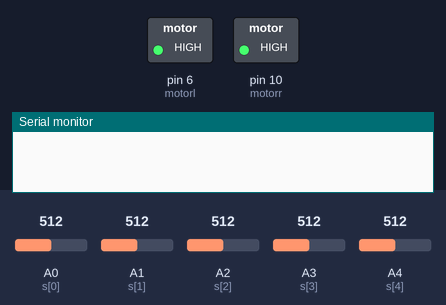
A sketch run on a simulated Arduino Uno, built with avr-gcc and run on an emulated ATmega328P. Shown: switched loads named in the sketch (green lamp = pin HIGH), the last lines printed to the serial monitor. The inputs (shaded band) are chosen by the test bench; at power-on: A0 (s[0]) = 512, A1 (s[1]) = 512, A2 (s[2]) = 512, A3 (s[3]) = 512, A4 (s[4]) = 512.

Above: at 0.1 s.
At 13.2 s:
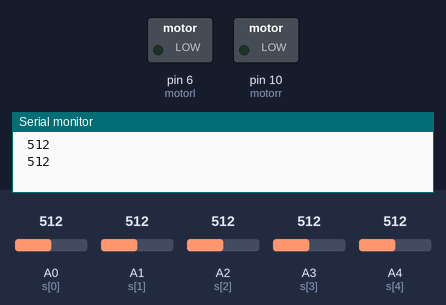
13.3 s: A0 (s[0]) set to 497
At 14.3 s:
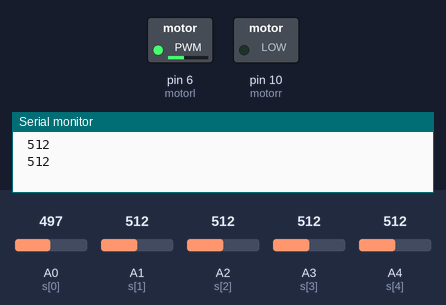
Timing chart, 0 to 16.3 s (numbered marks = the images above; inputs shaded):
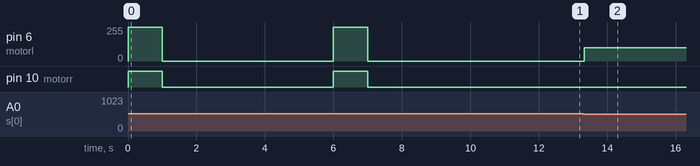

The sketch:

line_follow_if_else.ino
```cpp
int s[5]={A0,A1,A2,A3,A4};
int i,ir[5],black=0,white=0,mid=500;
int motorl=6;
int motorr=10;
void setup() {
  // put your setup code here, to run once:
for(i=0;i<5;i++)
{
  pinMode(s[i],INPUT);
}
pinMode(motorl,OUTPUT);
pinMode(motorr,OUTPUT);
//analogWrite(motorl,0);
//analogWrite(motorr,0);
Serial.begin(9600);
for(i=0;i<5;i++)
{
  ir[i]=analogRead(s[i]);
 black+=ir[i]/5;
}
analogWrite(motorl,255);
analogWrite(motorr,255);
delay(1000);
analogWrite(motorl,0);
analogWrite(motorr,0);
delay(5000);
for(i=0;i<5;i++)
{
  ir[i]=analogRead(s[i]);
 white+=ir[i]/5;
}
mid=(black+white)/2;
analogWrite(motorl,255);
analogWrite(motorr,255);
delay(1000);
analogWrite(motorl,0);
analogWrite(motorr,0);
delay(5000);
}

void loop() {
  // put your main code here, to run repeatedly:
delay(100);
//label:

for(i=0;i<5;i++)
{
  ir[i]=analogRead(s[i]);
 Serial.print(" ");
 Serial.println(ir[i]);
}
Serial.println(" ");
for(i=0;i<5;i++)
{
  if(ir[i]>mid)
  {
    ir[i]=1;
  }
  else
  {
    ir[i]=0;
  }
}
if(ir[2]==1 && ir[1]==1 && ir[0]==0 && ir[3]==0 && ir[4]==0)

{
  analogWrite(motorr,150);
  analogWrite(motorl,150);                                //STRAIGHT
}
else if(ir[2]==1 && ir[3]==1&& ir[4]==0 && ir[1]==0 && ir[0]==0)
{
  analogWrite(motorr,150);                               //STRAIGHT
  analogWrite(motorl,150);
}
else if(ir[2]==1 && ir[1]==0 && ir[0]==0 && ir[4]==0 && ir[3]==0)
{
  analogWrite(motorr,150);
  analogWrite(motorl,150);                               //STRAIGHT
}
//else if(ir[2]==1 && ir[3]==0)
//{
  //analogWrite(motorr,100);
  //analogWrite(motorl,100);                               //STRAIGHT
//}
else if(ir[4]==0 && ir[3]==0 && ir[2]==1 && ir[1]==1 && ir[0]==1)
{
  //do{
  analogWrite(motorl,0);
  analogWrite(motorr,100);
  delay(100);
  ir[0]=analogRead(s[0]);                               //LEFT
  ir[1]=analogRead(s[1]);
  ir[2]=analogRead(s[2]);
//}while(ir[2]==0);
}
else if(ir[4]==0 && ir[3]==1 && ir[2]==1 && ir[1]==1 && ir[0]==1)
{
  //do{
  analogWrite(motorl,0);
  analogWrite(motorr,100);
  delay(100);
  ir[0]=analogRead(s[0]);                               //LEFT
  ir[1]=analogRead(s[1]);
  ir[2]=analogRead(s[2]);
//}while(ir[2]==0);
}
else if(ir[3]==1 && ir[4]==1 &&ir[2]==1 && ir[1]==0 && ir[0]==0)
{
  //do{
    analogWrite(motorl,100);
  analogWrite(motorr,0);    //RIGHT
  delay(100);
  ir[4]=analogRead(s[4]);
  ir[3]=analogRead(s[3]);
  ir[2]=analogRead(s[2]);
//}while(ir[2]==0);
}
else if(ir[3]==1 && ir[4]==1 &&ir[2]==1 && ir[1]==1 && ir[0]==0)
{
  //do{
    analogWrite(motorl,100);
  analogWrite(motorr,0);    //RIGHT
  delay(100);
  ir[4]=analogRead(s[4]);
  ir[3]=analogRead(s[3]);
  ir[2]=analogRead(s[2]);
//}while(ir[2]==0);
}
else if(ir[2]==0 && ir[3]==0 && ir[4]==0 && ir[1]==0 && ir[0]==0)
{
  analogWrite(motorr,0);                               //STOP
  analogWrite(motorl,0);
}

}
```

Measured:
- the behaviour switches between 511 and 510 on A0 (s[0]) (found by bisection; images 1 and 2)
- after the input at 13.3 s, pin 6 (motorl): 0/255 → 100/255 at once
